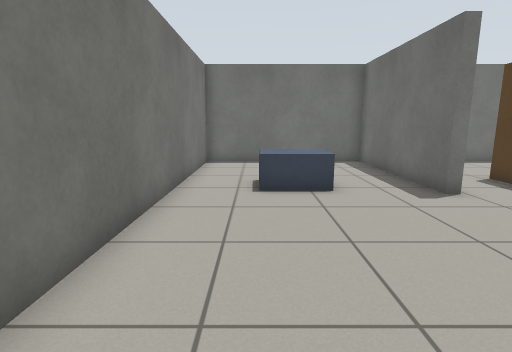
[1] (above)

18 first-person views from a walk through a robot-simulator world made for Gazebo. The camera is 0.92 m above the floor, tilts 10° down and sees 80° across. The floor is counted in squares, 0.5 m on a side. Each view is taken from the middle of a square. On the plan, view 1 faces up. The plan holds only what a view shows up to about 16 squares ahead; the rest is blank.

[2]
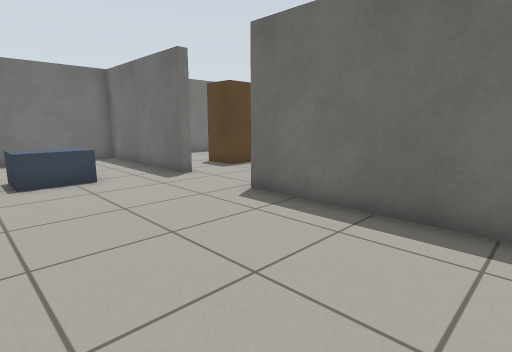

[3]
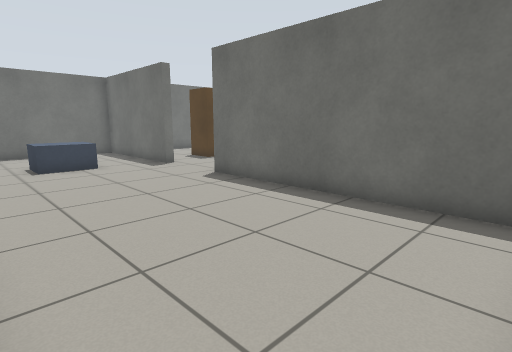

[4]
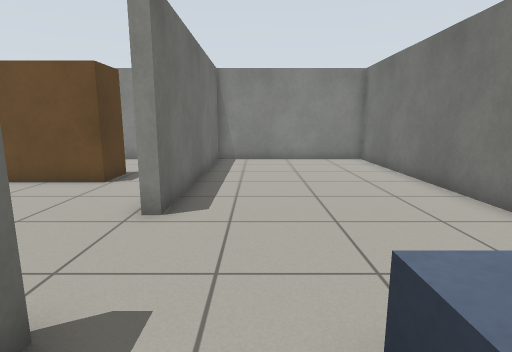

[5]
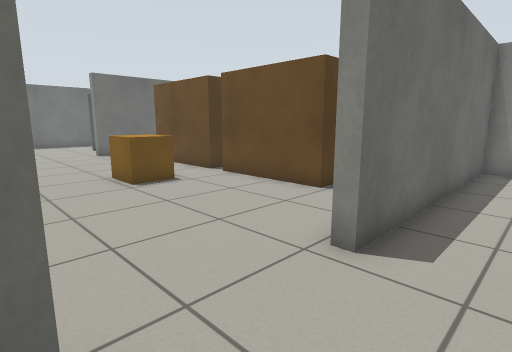

[6]
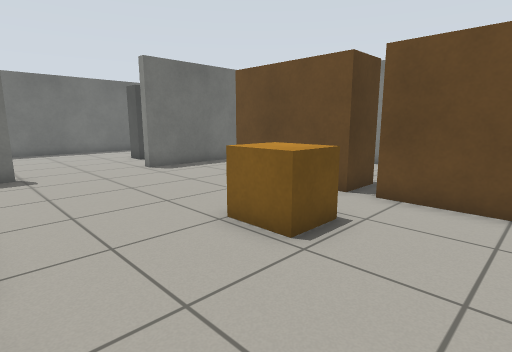

[7]
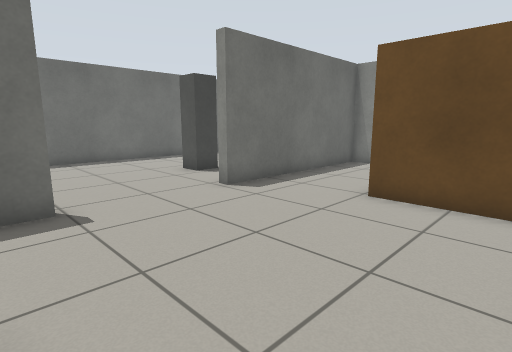

[8]
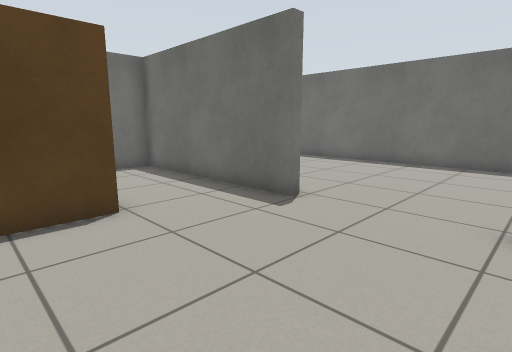

[9]
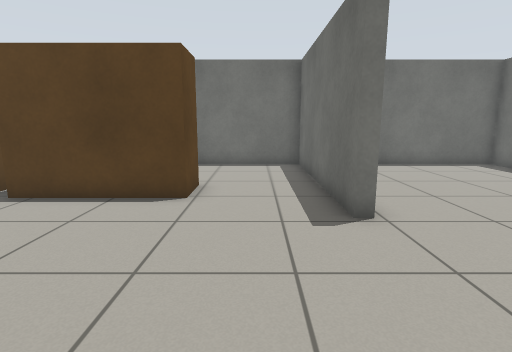

[10]
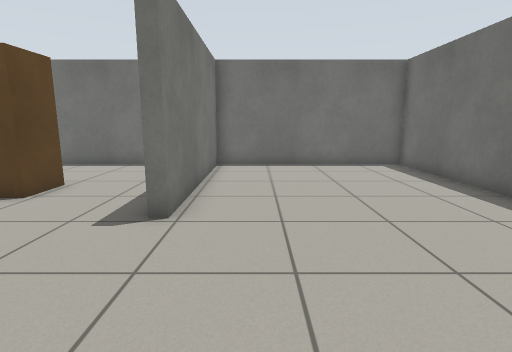

[11]
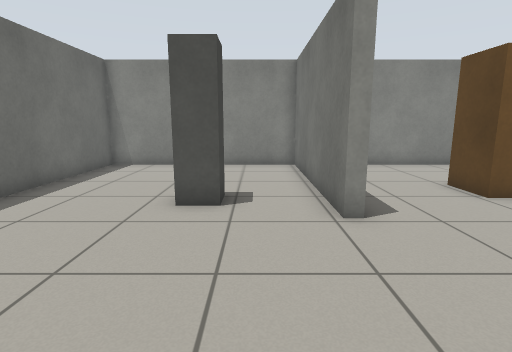

[12]
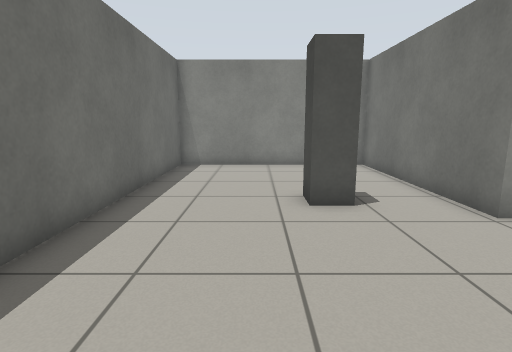

[13]
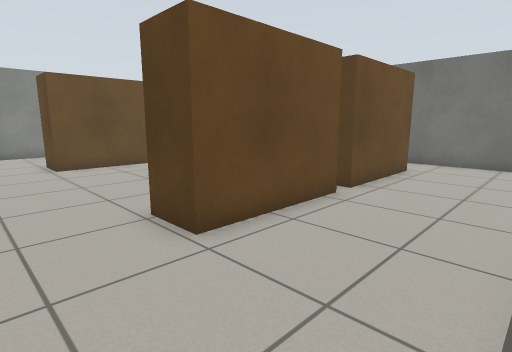

[14]
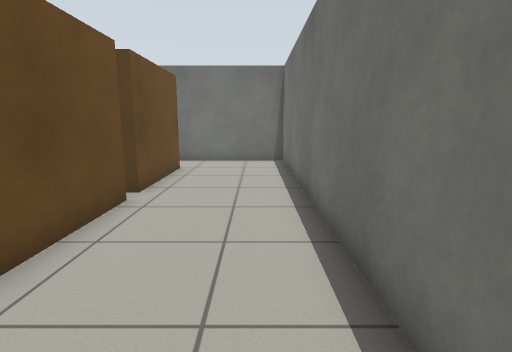

[15]
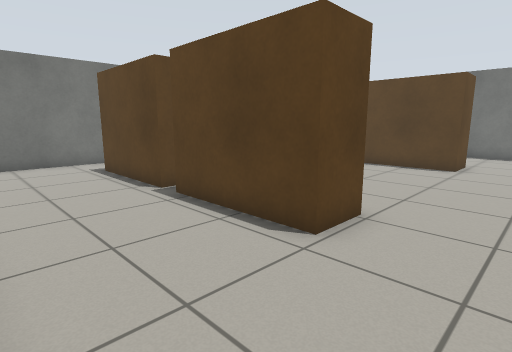

[16]
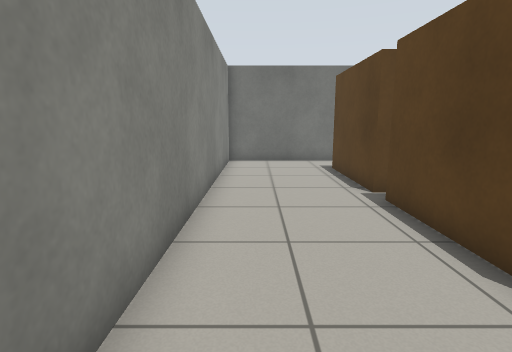

[17]
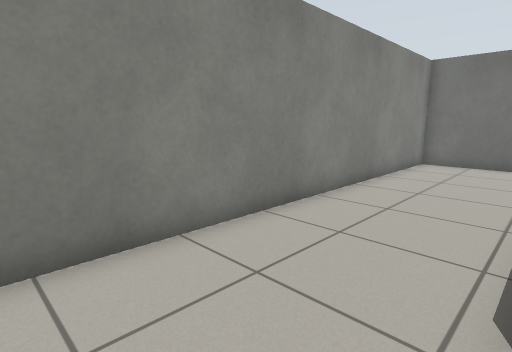

[18]
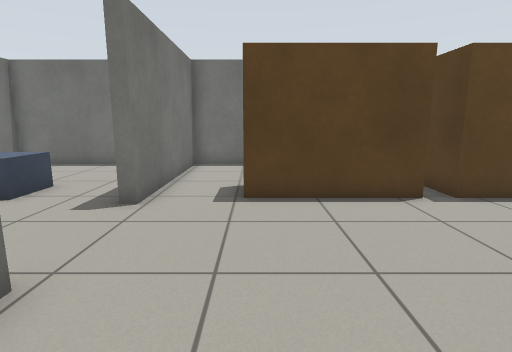

### Floor plan
Ten units are one square. View 1 is at (0, 0); x grows to the right and y downward. Boxes are objects, and circles mark ways between rooms. Rooms are numbered by the first view taken in them; rooms with no view inside come last. Other rooms are left out.
<svg viewBox="-28 -150 326 210">
<path fill="none" stroke="#000" d="M53 -77 49 -77 49 -143 -23 -143 -23 53 49 53 49 -41 54 -41M202 -143 53 -143 53 -77M218 53 293 53 293 -143 218 -143M53 0 53 53 202 53"/>
<rect x="-5" y="-95" width="30" height="20" fill="#bbb"><title>pallet</title></rect>
<rect x="75" y="-5" width="50" height="20" fill="#bbb"><title>brown box</title></rect>
<rect x="75" y="-105" width="50" height="20" fill="#bbb"><title>brown box</title></rect>
<rect x="115" y="-45" width="20" height="20" fill="#bbb"><title>crate</title></rect>
<rect x="125" y="-5" width="50" height="20" fill="#bbb"><title>brown box</title></rect>
<rect x="125" y="-105" width="50" height="20" fill="#bbb"><title>brown box</title></rect>
<rect x="205" y="-25" width="10" height="80" fill="#bbb"><title>gate</title></rect>
<rect x="205" y="-145" width="10" height="80" fill="#bbb"><title>gate</title></rect>
<rect x="235" y="-15" width="20" height="10" fill="#bbb"><title>pillar</title></rect>
<circle cx="50" cy="-60" r="3" fill="#2a7"/>
<text x="10" y="-50">1</text>
<text x="170" y="-50">2</text>
</svg>
Room 1 opens to room 2.

Where each view was taken, in squares from view 1:
view 1: 0 up, 0 right, facing up
view 2: 2 down, 1 left, facing up-right
view 3: 5 down, 2 left, facing up-right
view 4: 10 up, 3 right, facing down
view 5: 8 up, 3 right, facing down-right
view 6: 8 up, 9 right, facing down-right
view 7: 8 up, 14 right, facing down-right
view 8: 2 up, 15 right, facing up-right
view 9: 1 up, 19 right, facing up
view 10: 1 up, 23 right, facing up
view 11: 8 up, 23 right, facing down
view 12: 8 up, 26 right, facing down
view 13: 14 up, 20 right, facing down-left
view 14: 13 up, 20 right, facing left
view 15: 5 down, 20 right, facing up-left
view 16: 4 down, 20 right, facing left
view 17: 1 down, 20 right, facing down-left
view 18: 1 up, 8 right, facing up
